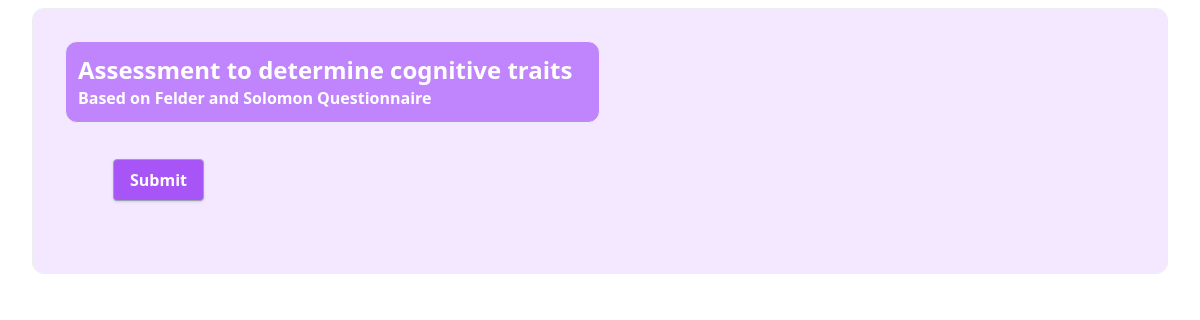
Page /cognitiveTest on the earlier database version.
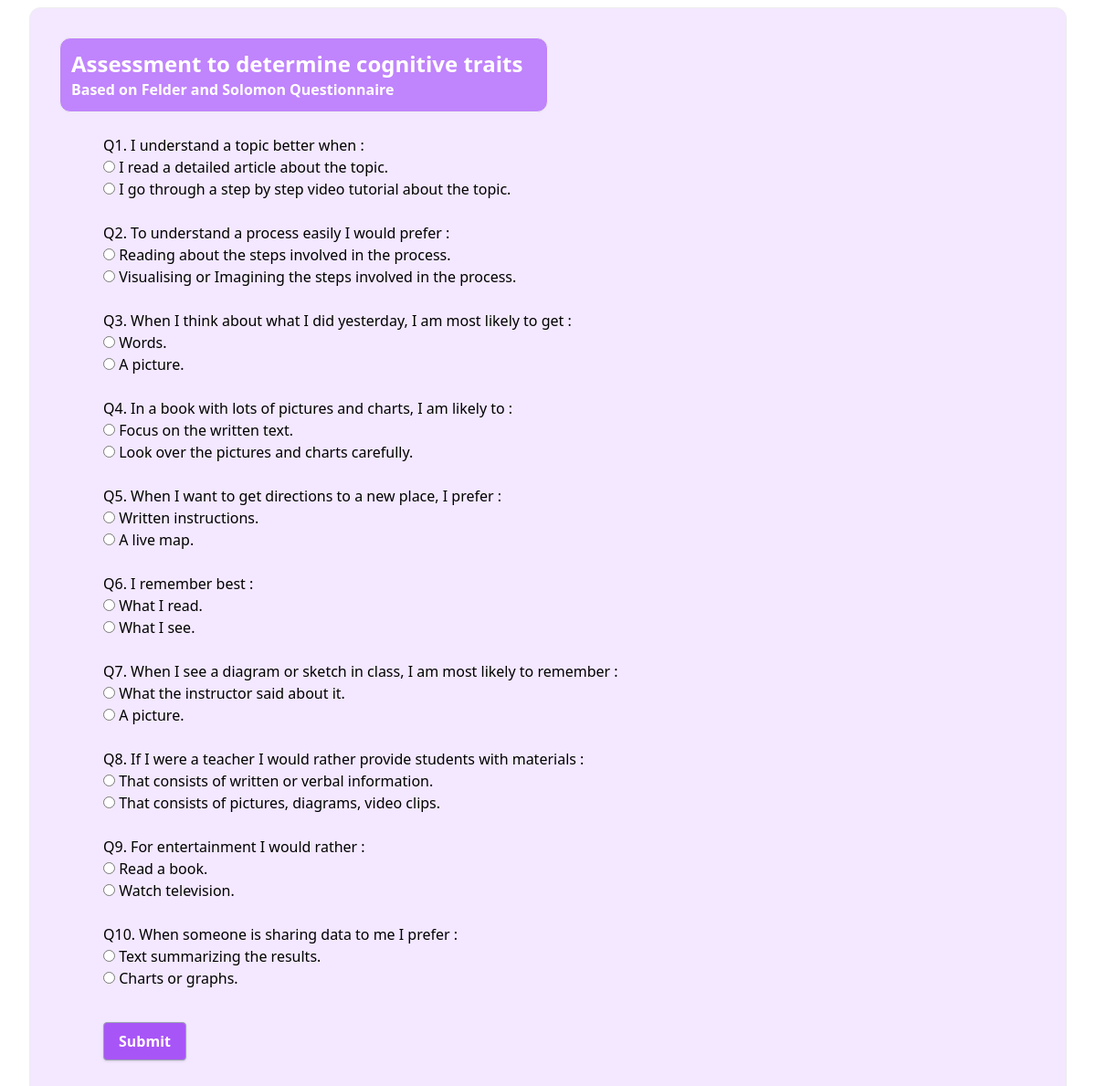
Same page on the later database version.
### App/models.py (models this page shows, shortened)
class Cognitive(models.Model):
    question = models.CharField(max_length=1000)
    option_text = models.CharField(max_length=100)
    option_visual = models.CharField(max_length=100)

### App/views.py (the view)
# urls.py: path('cognitiveTest', views.cognitiveTest),
def cognitiveTest(request):
    cogQuest = Cognitive.objects.all()
    return render(request, 'cogTest.html', { 'cogQuest' : cogQuest})

### templates/cogTest.html (shortened to what this page needs)
<!DOCTYPE html>
<html lang="en">
<head>
    <link rel="stylesheet" href="https://unpkg.com/tailwindcss/dist/tailwind.min.css" />
    <script src="https://cdn.tailwindcss.com"></script>
    <link rel="stylesheet" href="https://use.fontawesome.com/releases/v5.15.4/css/all.css"
>
    <link href="https://unpkg.com/tailwindcss@^1.0/dist/tailwind.min.css" rel="stylesheet" />
</head>
<body class="pl-8 pr-8 pb-4 pt-2">
    <div class="p-8 bg-purple-100" style="border : 1px groove; border-radius: 12px;">
        <div style="border : 1px groove; border-radius: 12px; width: 50%;" class="p-3 bg-purple-400">
            <h1 class="text-white text-2xl"><b>Assessment to determine cognitive traits</b></h1>
            <p class="text-white text-1xl"><b>Based on Felder and Solomon Questionnaire</b></p>
        </div>
        <div class="px-8 py-4">
            <form action="/cogScore" method="POST" class="ml-4 mt-2"> {% csrf_token %}
               {% for quest in cogQuest %}
                    <h3 name="ques1">Q{{ forloop.counter }}. {{quest.question}}</h3>
                    <input type="radio"  name="op{{forloop.counter}}" value="1" required>
                    <label>{{quest.option_text}}</label><br>
                    <input type="radio"  name="op{{forloop.counter}}" value="2" required>
                    <label >{{quest.option_visual}}</label><br><br>
                {% endfor %}
                <button type="submit"  class="bg-purple-500 hover:bg-green-700 text-white font-bold py-2 px-4 border border-gray-400 rounded shadow mt-3">
                    Submit
                </button>
            </form>
        </div>
     <br>
    </div>
</body>
</html>

Differences in the rows shown:
added Cognitive: question "I understand a topic better when :", option_text "I read a detailed article about the topic.", option_visual "I go through a step by step video tutorial about the topic."
added Cognitive: question "To understand a process easily I would prefer :", option_text "Reading about the steps involved in the process.", option_visual "Visualising or Imagining the steps involved in the process."
added Cognitive: question "When I think about what I did yesterday, I am most likely to get :", option_text "Words.", option_visual "A picture."
added Cognitive: question "In a book with lots of pictures and charts, I am likely to :", option_text "Focus on the written text.", option_visual "Look over the pictures and charts carefully."
added Cognitive: question "When I want to get directions to a new place, I prefer :", option_text "Written instructions.", option_visual "A live map."
added Cognitive: question "I remember best :", option_text "What I read.", option_visual "What I see."
added Cognitive: question "When I see a diagram or sketch in class, I am most likely to remember :", option_text "What the instructor said about it.", option_visual "A picture."
added Cognitive: question "If I were a teacher I would rather provide students with materials :", option_text "That consists of written or verbal information.", option_visual "That consists of pictures, diagrams, video clips."
added Cognitive: question "For entertainment I would rather :", option_text "Read a book.", option_visual "Watch television."
added Cognitive: question "When someone is sharing data to me I prefer :", option_text "Text summarizing the results.", option_visual "Charts or graphs."
